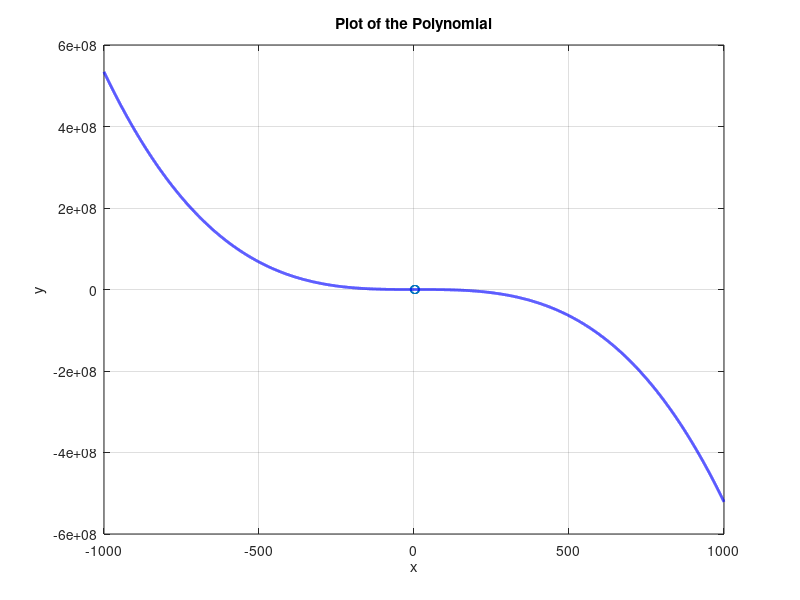

Reproduce this figure in MATLAB. (Note: this script raises an error after producing the figure.)
x = [3.2, 2.7, 1.0, 4.8];
fx = [22, 17.8, 14.2, 38.3];
plot(x, fx, 'o')
vmat = zeros(length(x), length(x));
for i = 1 : 4
    for j = 1 : 4
        vmat(i,j) = x(i) ^ (j-1);
    end
end

coeff = vmat \ fx';
coeff = coeff';

points = -1000 : 0.1 : 1000;
coeff = flip(coeff);
y = polyval(coeff, points);

plot(x,fx,'o');
hold on;
plot(points, y, 'b-', 'LineWidth', 2);
xlabel('x');
ylabel('y');
title('Plot of the Polynomial');
grid on;
disp(p);